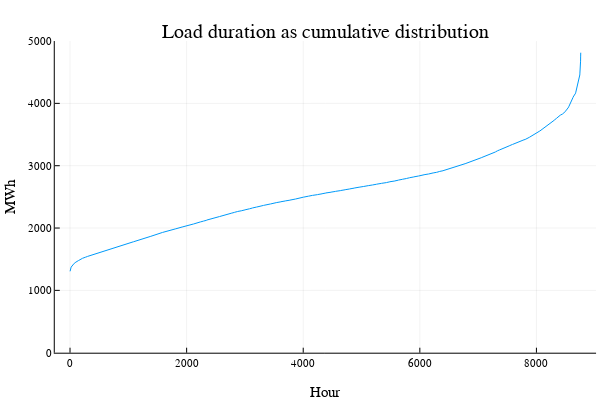

Notebook code cell kept with this figure:
### Code cell
plot(sort(demand.Demand, rev=false), ylims=(0,5000), label="")
title!("Load duration as cumulative distribution")
xaxis!("Hour")
yaxis!("MWh")

### Figure 1 — Plotly figure (JSON) as saved in the notebook; plotly's stock layout.template omitted (floating-point values rounded to 4 significant figures; data arrays with more than 128 entries replaced by an {"elided": "..."} marker saying what was removed)
{"data": [{"colorbar": {"title": ""}, "legendgroup": "", "line": {"color": "rgba(0, 154, 250, 1.000)", "dash": "solid", "shape": "linear", "width": 1}, "mode": "lines", "name": "", "showlegend": false, "type": "scatter", "x": {"elided": "8760 int values"}, "xaxis": "x", "y": {"elided": "8760 int values"}, "yaxis": "y", "zmax": null, "zmin": null}], "layout": {"annotations": [{"font": {"color": "rgba(0, 0, 0, 1.000)", "family": "sans-serif", "size": 20}, "rotation": 0, "showarrow": false, "text": "Load duration as cumulative distribution", "x": 0.5424, "xanchor": "center", "xref": "paper", "y": 1, "yanchor": "top", "yref": "paper"}], "height": 400, "legend": {"bgcolor": "rgba(255, 255, 255, 1.000)", "bordercolor": "rgba(0, 0, 0, 1.000)", "borderwidth": 1, "font": {"color": "rgba(0, 0, 0, 1.000)", "family": "sans-serif", "size": 11}, "title": {"font": {"color": "rgba(0, 0, 0, 1.000)", "family": "sans-serif", "size": 15}, "text": ""}, "tracegroupgap": 0, "traceorder": "normal", "x": 1, "xanchor": "auto", "y": 1, "yanchor": "auto"}, "margin": {"b": 20, "l": 0, "r": 0, "t": 20}, "paper_bgcolor": "rgba(255, 255, 255, 1.000)", "plot_bgcolor": "rgba(255, 255, 255, 1.000)", "showlegend": true, "width": 600, "xaxis": {"anchor": "y", "domain": [0.09128, 0.9934], "gridcolor": "rgba(0, 0, 0, 0.100)", "gridwidth": 0.5, "linecolor": "rgba(0, 0, 0, 1.000)", "mirror": false, "range": [-261.8, 9023.0], "showgrid": true, "showline": true, "showticklabels": true, "tickangle": 0, "tickcolor": "rgb(0, 0, 0)", "tickfont": {"color": "rgba(0, 0, 0, 1.000)", "family": "sans-serif", "size": 11}, "tickmode": "array", "ticks": "inside", "ticktext": ["0", "2000", "4000", "6000", "8000"], "tickvals": [0, 2000, 4000, 6000, 8000], "title": "Hour", "titlefont": {"color": "rgba(0, 0, 0, 1.000)", "family": "sans-serif", "size": 15}, "type": "-", "visible": true, "zeroline": false, "zerolinecolor": "rgba(0, 0, 0, 1.000)"}, "yaxis": {"anchor": "x", "domain": [0.07581, 0.9415], "gridcolor": "rgba(0, 0, 0, 0.100)", "gridwidth": 0.5, "linecolor": "rgba(0, 0, 0, 1.000)", "mirror": false, "range": [0, 5000], "showgrid": true, "showline": true, "showticklabels": true, "tickangle": 0, "tickcolor": "rgb(0, 0, 0)", "tickfont": {"color": "rgba(0, 0, 0, 1.000)", "family": "sans-serif", "size": 11}, "tickmode": "array", "ticks": "inside", "ticktext": ["0", "1000", "2000", "3000", "4000", "5000"], "tickvals": [0, 1000, 2000, 3000, 4000, 5000], "title": "MWh", "titlefont": {"color": "rgba(0, 0, 0, 1.000)", "family": "sans-serif", "size": 15}, "type": "-", "visible": true, "zeroline": false, "zerolinecolor": "rgba(0, 0, 0, 1.000)"}}}
